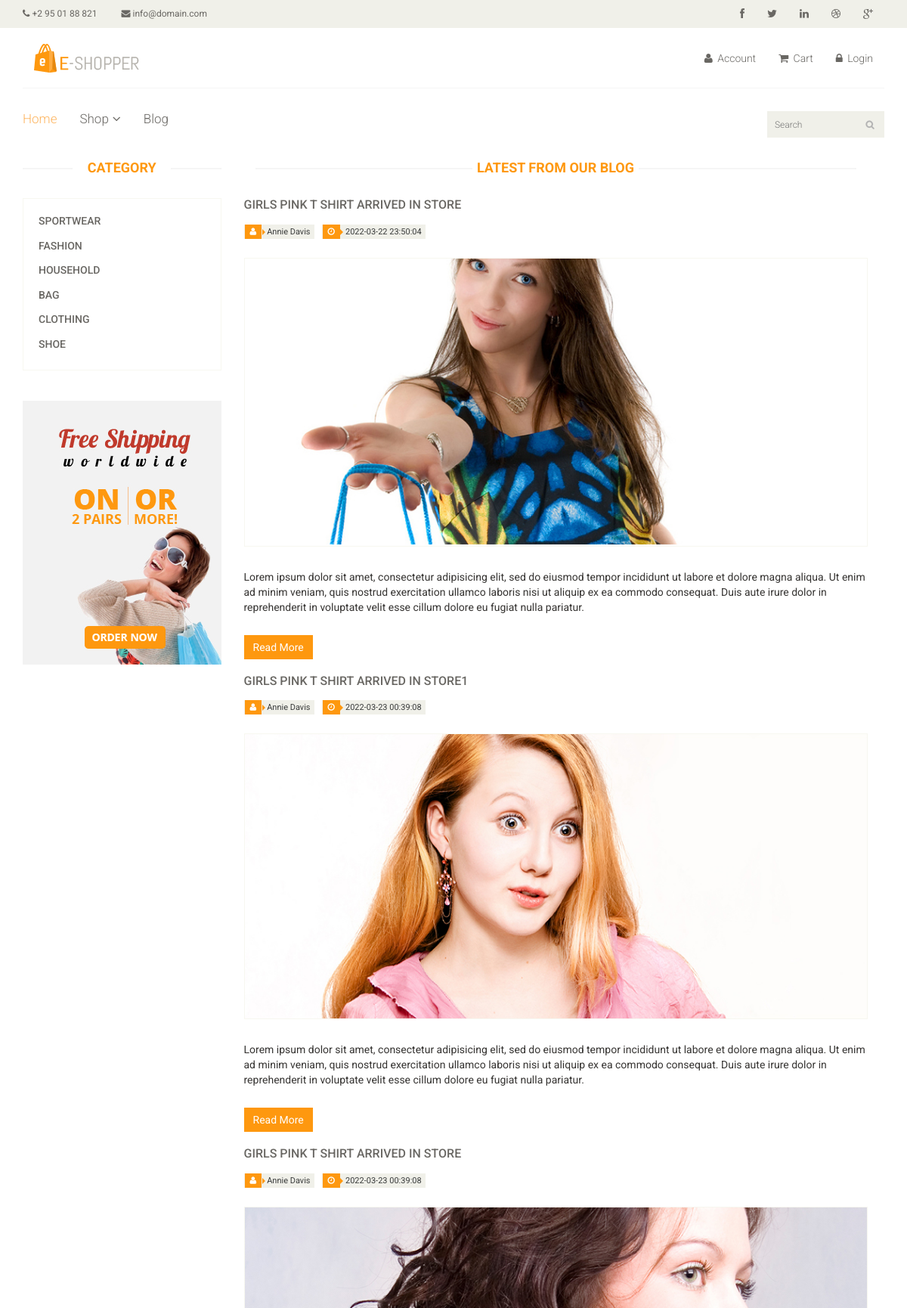
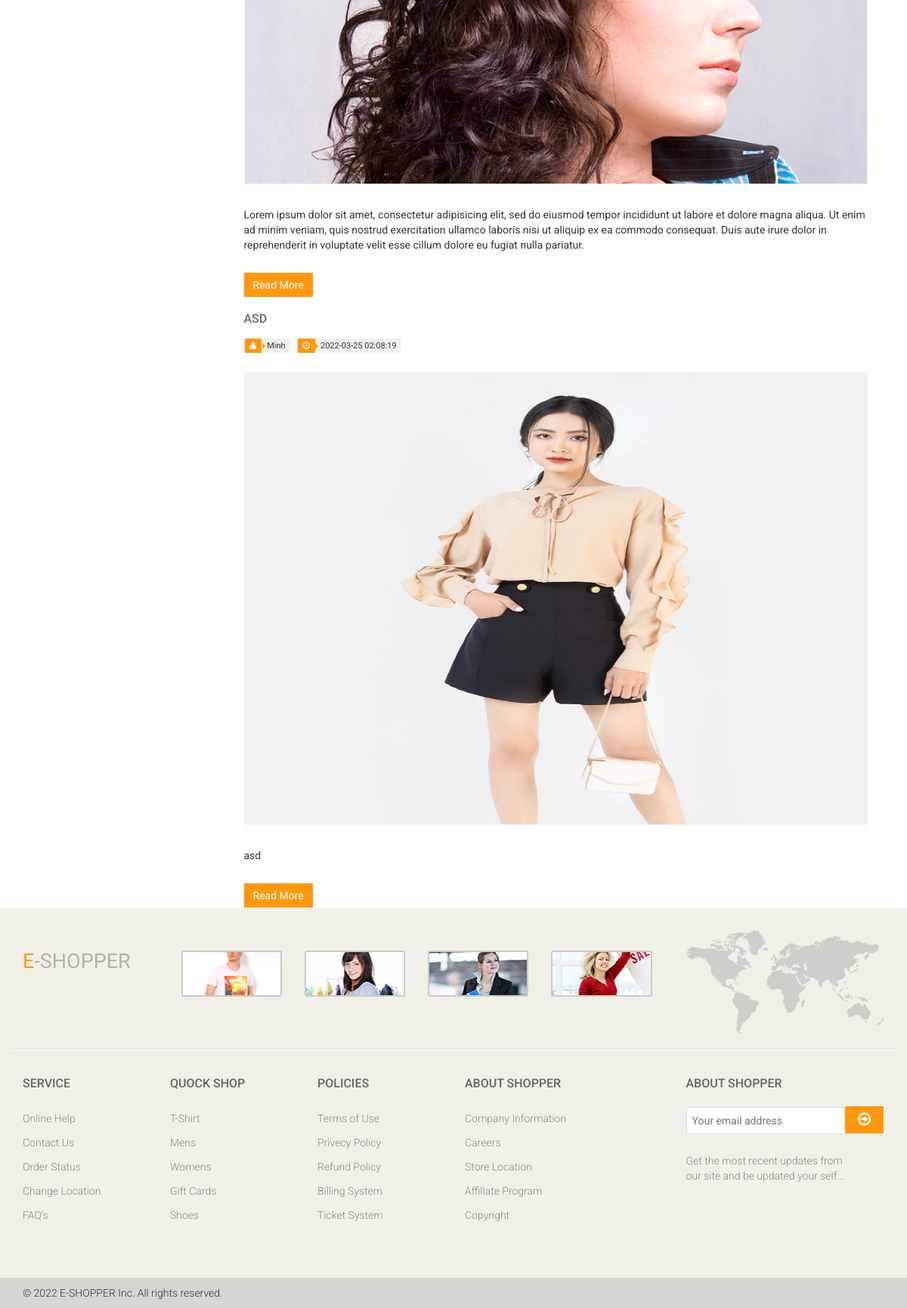
Screenshot of /?quanly=blog with the database file from the repository (2 pictures, top to bottom).
### tables this page shows
CREATE TABLE `categories` (
  `id` int(11) NOT NULL,
  `name` varchar(255) NOT NULL
);

CREATE TABLE `blog` (
  `id` int(11) NOT NULL,
  `title` varchar(100) DEFAULT NULL,
  `brieft` text DEFAULT NULL,
  `content` text DEFAULT NULL,
  `img` varchar(50) DEFAULT NULL,
  `date` varchar(100) DEFAULT NULL,
  `author` varchar(50) DEFAULT NULL,
  `cmt` text DEFAULT NULL
);

### include/blog.php (the view)
<?php
include_once('./database/connect.php');
?>
	<section>
		<div class="container">
				<div class="col-sm-9">
					<div class="blog-post-area">
						<h2 class="title text-center">Latest From our Blog</h2>
						<?php
						$blog_list=mysqli_query($con,"SELECT blog.id as id,blog.title as title,blog.brieft as brieft, blog.date as date, blog.img as img, blog.author as author from blog ");
						while($row_blog=mysqli_fetch_array($blog_list)){
						?>
						<div class="single-blog-post">
							<h3><?php echo $row_blog['title'] ?></h3>
							<div class="post-meta">
								<ul>
									<li><i class="fa fa-user"></i><?php echo $row_blog['author'] ?></li>
									<li><i class="fa fa-clock-o"></i><?php echo $row_blog['date'] ?></li>
								</ul>
							</div>
							<a href="">
								<img style="max-height:600px" src="<?php echo $row_blog['img'] ?>" alt="">
							</a>
							<p><?php echo $row_blog['brieft'] ?></p>
							<a  class="btn btn-primary" href="?quanly=blogsingle&blog_id=<?php echo $row_blog['id'] ?>">Read More</a>
						</div>
						<?php
						}
						?>
					</div>
				</div>
		</div>
	</section>

### include/category-sidebar.php (shortened to what this page needs)
<div class="col-sm-3">
					<div class="left-sidebar">
						<h2>Category</h2>
						<div class="panel-group category-products" id="accordian">
						<?php
	$query = "select * from categories where 1";
	$result = mysqli_query($con, $query);
	while($row = mysqli_fetch_array($result)){
		$name=$row["name"];
	?>
		<div class="panel panel-default">
			<div class="panel-heading">
				<h4 class="panel-title"><a class="cate" id="<?=$name?>"	href="?quanly=product&category=<?=$name?>"><?= $name; ?></a></h4>
			</div>
		</div>
<?php }	?>
</div>
	<div class="shipping text-center">
		<img src="images/home/shipping.jpg" alt="" />
	</div>
</div>
</div>

### css/main.css (style rules this page uses)
body { font-family: 'Roboto', sans-serif; position: relative; font-weight: 400px; }
ul li { list-style: none; }
a { -webkit-transition: 300ms; transition: 300ms; }
h1, h2, h3, h4, h5, h6 { font-family: 'Roboto', sans-serif; }
.category-products { border: 1px solid #F7F7F0; margin-bottom: 35px; padding-bottom: 20px; padding-top: 15px; }
.left-sidebar h2, .brands_products h2 { color: #FE980F; font-family: 'Roboto', sans-serif; font-size: 18px; font-weight: 700; margin: 0 auto 30px; text-align: center; text-transform: uppercase; position: relative; z-index: 3; }
.left-sidebar h2:after, h2.title:after { content: " "; position: absolute; border: 1px solid #f5f5f5; bottom: 8px; left: 0; width: 100%; height: 0; z-index: -2; }
.left-sidebar h2:before { content: " "; position: absolute; background: #fff; bottom: -6px; width: 130px; height: 30px; z-index: -1; left: 50%; margin-left: -65px; }
h2.title:before { content: " "; position: absolute; background: #fff; bottom: -6px; width: 220px; height: 30px; z-index: -1; left: 50%; margin-left: -110px; }
.category-products .panel { background-color: #FFFFFF; border: 0px; border-radius: 0px; -webkit-box-shadow: none; box-shadow: none; margin-bottom: 0px; }
.category-products .panel-default .panel-heading { background-color: #FFFFFF; border: 0 none; color: #FFFFFF; padding: 5px 20px; }
.category-products .panel-default .panel-heading .panel-title a { color: #696763; font-family: 'Roboto', sans-serif; font-size: 14px; text-decoration: none; text-transform: uppercase; }
.shipping { background-color: #F2F2F2; margin-top: 40px; overflow: hidden; padding-top: 20px; position: relative; }
h2.title { color: #FE980F; font-family: 'Roboto', sans-serif; font-size: 18px; font-weight: 700; margin: 0 15px; text-transform: uppercase; margin-bottom: 30px; position: relative; }
.blog-post-area .single-blog-post h3 { color: #696763; font-size: 16px; font-family: 'Roboto', sans-serif; text-transform: uppercase; font-weight: 500; margin-bottom: 17px; }
.blog-post-area .single-blog-post a img { border: 1px solid #F7F7F0; width: 100%; margin-bottom: 30px }
.blog-post-area .single-blog-post p { color: #363432 }
.blog-post-area .post-meta { display: block; margin-bottom: 25px; overflow: hidden; }
.blog-post-area .post-meta ul { padding: 0; display: inline; }
.blog-post-area .post-meta ul li { background: #F0F0E9; float: left; margin-right: 10px; padding: 0 5px; font-size: 11px; color: #393b3b; position: relative; }
.blog-post-area .post-meta ul li i { background: #FE980F; color: #FFFFFF; margin-left: -4px; margin-right: 7px; padding: 4px 7px; }
.sinlge-post-meta li i:after, .blog-post-area .post-meta ul li i:after { content: ""; position: absolute; width: auto; height: auto; border-color: transparent transparent transparent #FE980F; border-width: 4px; border-style: solid; top: 6px; left: 24px }
.blog-post-area .single-blog-post .btn-primary { background: #FE980F; border: medium none; border-radius: 0; color: #FFFFFF; margin-top: 17px; }
.btn.btn-primary { background: #FE980F; border: 0 none; border-radius: 0; margin-top: 16px; }

### rows the page displays
categories: name "SPORTWEAR"
categories: name "FASHION"
categories: name "HOUSEHOLD"
categories: name "BAG"
categories: name "CLOTHING"
categories: name "SHOE"
blog: title "GIRLS PINK T SHIRT ARRIVED IN STORE", author "Annie Davis", date "2022-03-22 23:50:04", img (picture), brieft "Lorem ipsum dolor sit amet, consectetur adipisicing elit, sed do eiusmod tempor incididunt ut labore et dolore magna aliqua. Ut enim ad minim veniam, quis nostrud exercitation ullamco laboris nisi ut aliquip ex ea commodo consequat. Duis aute irure dolor in reprehenderit in voluptate velit esse cillum dolore eu fugiat nulla pariatur."
blog: title "GIRLS PINK T SHIRT ARRIVED IN STORE1", author "Annie Davis", date "2022-03-23 00:39:08", img (picture), brieft "Lorem ipsum dolor sit amet, consectetur adipisicing elit, sed do eiusmod tempor incididunt ut labore et dolore magna aliqua. Ut enim ad minim veniam, quis nostrud exercitation ullamco laboris nisi ut aliquip ex ea commodo consequat. Duis aute irure dolor in reprehenderit in voluptate velit esse cillum dolore eu fugiat nulla pariatur."
blog: title "GIRLS PINK T SHIRT ARRIVED IN STORE", author "Annie Davis", date "2022-03-23 00:39:08", img (picture), brieft "Lorem ipsum dolor sit amet, consectetur adipisicing elit, sed do eiusmod tempor incididunt ut labore et dolore magna aliqua. Ut enim ad minim veniam, quis nostrud exercitation ullamco laboris nisi ut aliquip ex ea commodo consequat. Duis aute irure dolor in reprehenderit in voluptate velit esse cillum dolore eu fugiat nulla pariatur."
blog: title "ASD", author "Minh", date "2022-03-25 02:08:19", img (picture), brieft "asd"
